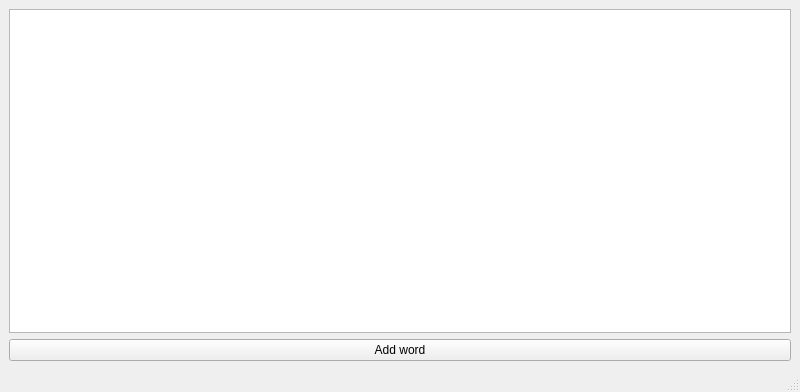
<?xml version="1.0" encoding="UTF-8"?>
<ui version="4.0">
 <class>MainWindow</class>
 <widget class="QMainWindow" name="MainWindow">
  <property name="geometry">
   <rect>
    <x>0</x>
    <y>0</y>
    <width>800</width>
    <height>392</height>
   </rect>
  </property>
  <property name="windowTitle">
   <string>MainWindow</string>
  </property>
  <widget class="QWidget" name="centralwidget">
   <layout class="QVBoxLayout" name="verticalLayout">
    <item>
     <widget class="QListWidget" name="dictionaryListWidget"/>
    </item>
    <item>
     <widget class="QPushButton" name="addWordButton">
      <property name="text">
       <string>Add word</string>
      </property>
     </widget>
    </item>
   </layout>
  </widget>
  <widget class="QMenuBar" name="menubar">
   <property name="geometry">
    <rect>
     <x>0</x>
     <y>0</y>
     <width>800</width>
     <height>23</height>
    </rect>
   </property>
  </widget>
  <widget class="QStatusBar" name="statusbar"/>
 </widget>
 <resources/>
 <connections/>
</ui>
